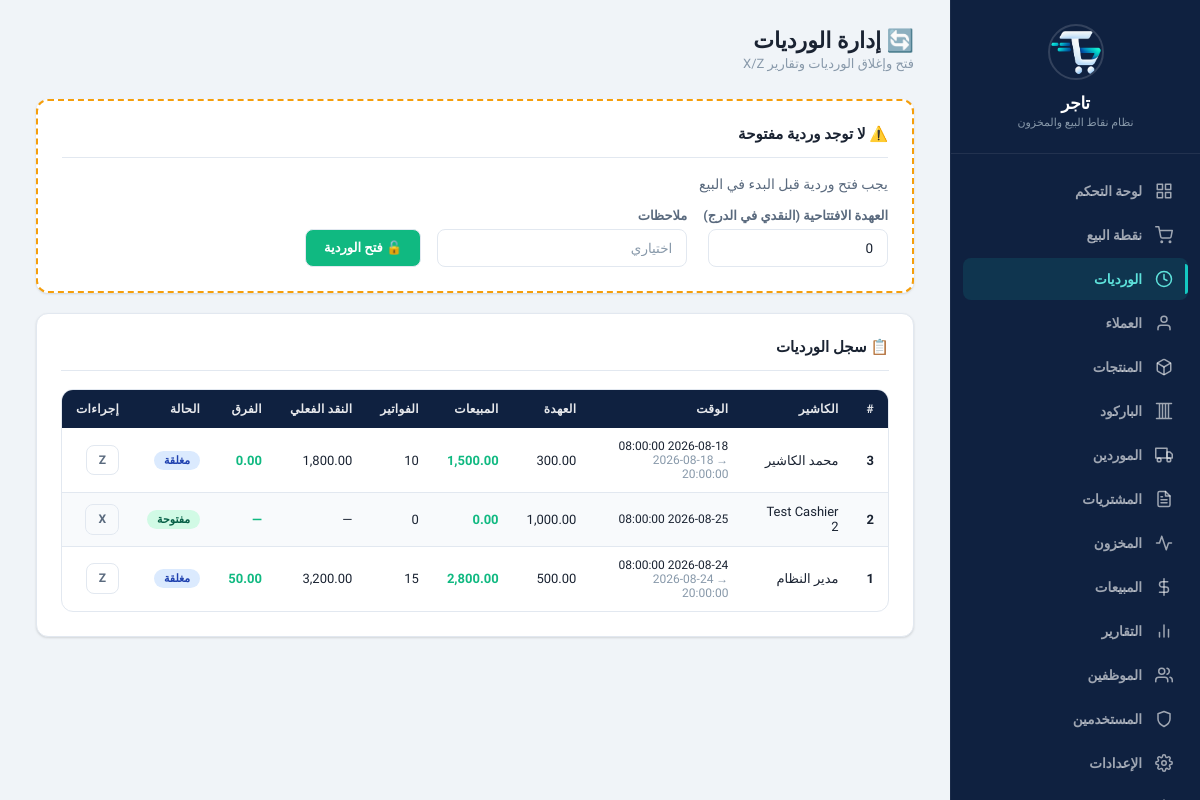
Screenshot of /?page=shifts (signed in) with the database file from the repository.
### tables this page shows
CREATE TABLE shifts (
    id INTEGER PRIMARY KEY AUTOINCREMENT,
    user_id INTEGER NOT NULL,
    opened_at TEXT NOT NULL DEFAULT (datetime('now', 'localtime')),
    closed_at TEXT DEFAULT NULL,
    opening_cash REAL NOT NULL DEFAULT 0,
    closing_cash REAL DEFAULT NULL,
    expected_cash REAL DEFAULT NULL,
    cash_difference REAL DEFAULT NULL,
    total_sales REAL DEFAULT 0,
    total_returns REAL DEFAULT 0,
    total_expenses REAL DEFAULT 0,
    total_cash_in REAL DEFAULT 0,
    total_cash_out REAL DEFAULT 0,
    sale_count INTEGER DEFAULT 0,
    status TEXT NOT NULL DEFAULT 'open' CHECK(status IN ('open', 'closed')),
    notes TEXT DEFAULT NULL,
    FOREIGN KEY (user_id) REFERENCES users(id) ON DELETE RESTRICT
);

CREATE TABLE users (
    id INTEGER PRIMARY KEY AUTOINCREMENT,
    username TEXT NOT NULL UNIQUE,
    password_hash TEXT NOT NULL,
    name TEXT NOT NULL,
    role TEXT NOT NULL DEFAULT 'cashier' CHECK(role IN ('admin', 'manager', 'cashier')),
    is_active INTEGER NOT NULL DEFAULT 1,
    created_at TEXT NOT NULL DEFAULT (datetime('now', 'localtime'))
);

### www/app/controllers/ShiftController.php (called while the page is built, shortened)
<?php
class ShiftController {
    private $shiftService;
    public function __construct() {
        $this->shiftService = new ShiftService();
    }
    public function index() {
        $currentShift = $this->shiftService->getCurrentShift();
        $shifts = $this->shiftService->getShifts(30);
        include APP_PATH . '/views/layout/header.php';
        include APP_PATH . '/views/shifts/index.php';
        include APP_PATH . '/views/layout/footer.php';
    }
}

### www/app/config/database.php (called while the page is built, shortened)
<?php
class Database {
    private static $instance = null;
    private $pdo;
    private function __construct() {
        $this->dbPath = __DIR__ . '/../../data/pos_system.db';
        try {
            $this->pdo = new PDO('sqlite:' . $this->dbPath);
            $this->pdo->setAttribute(PDO::ATTR_ERRMODE, PDO::ERRMODE_EXCEPTION);
            $this->pdo->setAttribute(PDO::ATTR_DEFAULT_FETCH_MODE, PDO::FETCH_ASSOC);
            $this->pdo->exec('PRAGMA journal_mode = WAL');
            $this->pdo->exec('PRAGMA foreign_keys = ON');
            $this->pdo->exec('PRAGMA busy_timeout = 5000');
            $this->pdo->exec('PRAGMA synchronous = NORMAL');
            $this->pdo->exec('PRAGMA cache_size = -8000');
            $this->pdo->exec('PRAGMA temp_store = MEMORY');
        } catch (PDOException $e) {
            die('Database connection failed: ' . $e->getMessage());
        }
    }
    public static function getInstance() {
        if (self::$instance === null) {
            self::$instance = new self();
        }
        return self::$instance;
    }
    public function getConnection() {
        return $this->pdo;
    }
    public function migrate() {
        $this->pdo->exec(
            "CREATE TABLE IF NOT EXISTS migrations (
                id INTEGER PRIMARY KEY AUTOINCREMENT,
                filename TEXT NOT NULL UNIQUE,
                applied_at TEXT NOT NULL DEFAULT (datetime('now', 'localtime'))
            )"
        );
    }
}

### www/app/services/ShiftService.php (called while the page is built, shortened)
<?php
class ShiftService {
    private $db;
    public function __construct() {
        $this->db = Database::getInstance()->getConnection();
    }
    public function getCurrentShift($userId = null) {
        if (!$userId && isset($_SESSION['user_id'])) {
            $userId = $_SESSION['user_id'];
        }
        $stmt = $this->db->prepare(
            "SELECT * FROM shifts WHERE user_id = ? AND status = 'open' ORDER BY id DESC LIMIT 1"
        );
        $stmt->execute([$userId]);
        return $stmt->fetch();
    }
    public function getShifts($limit = 50) {
        $stmt = $this->db->prepare(
            "SELECT s.*, u.name as user_name
             FROM shifts s
             LEFT JOIN users u ON s.user_id = u.id
             ORDER BY s.id DESC LIMIT ?"
        );
        $stmt->execute([$limit]);
        return $stmt->fetchAll();
    }
}

### www/app/views/shifts/index.php (the view, shortened to what this page needs)
<div class="page-header">
    <div>
        <h1>🔄 إدارة الورديات</h1>
        <p class="subtitle">فتح وإغلاق الورديات وتقارير X/Z</p>
    </div>
</div>
<?php if ($currentShift): ?>
<div class="card" style="border:2px solid var(--accent);">
    <div class="card-header">
        <h3>🟢 الوردية الحالية — #<?= $currentShift['id'] ?></h3>
        <div class="btn-group">
            <a href="?page=shifts&action=xreport&id=<?= $currentShift['id'] ?>" class="btn btn-sm btn-outline">📊 تقرير X</a>
            <button class="btn btn-sm btn-danger" onclick="document.getElementById('closeShiftModal').classList.add('active')">🔒 إغلاق الوردية</button>
        </div>
    </div>
    <div class="stats-grid">
        <div class="stat-card"><div class="stat-info"><h4><?= number_format($currentShift['opening_cash'], 2) ?></h4><p>العهدة الافتتاحية</p></div></div>
        <div class="stat-card"><div class="stat-info"><h4><?= $currentShift['opened_at'] ?></h4><p>وقت الفتح</p></div></div>
        <div class="stat-card"><div class="stat-info"><h4><?= $_SESSION['user_name'] ?? 'كاشير' ?></h4><p>الكاشير</p></div></div>
    </div>
</div>
<div class="modal-overlay" id="closeShiftModal">
    <div class="modal">
        <div class="modal-header">
            <h3>🔒 إغلاق الوردية #<?= $currentShift['id'] ?></h3>
            <button class="modal-close" onclick="document.getElementById('closeShiftModal').classList.remove('active')">&times;</button>
        </div>
        <form method="POST" action="?page=shifts&action=close">
            <input type="hidden" name="shift_id" value="<?= $currentShift['id'] ?>">
            <div class="modal-body">
                <div class="form-group">
                    <label>المبلغ النقدي في الدرج *</label>
                    <input type="number" name="closing_cash" class="form-control" step="0.01" min="0" required placeholder="0.00">
                    <small class="text-muted">عدّ النقدي الموجود في الدرج حالياً</small>
                </div>
                <div class="form-group">
                    <label>ملاحظات</label>
                    <textarea name="notes" class="form-control" rows="2" placeholder="اختياري"></textarea>
                </div>
            </div>
            <div class="modal-footer">
                <button type="button" class="btn btn-outline" onclick="document.getElementById('closeShiftModal').classList.remove('active')">إلغاء</button>
                <button type="submit" class="btn btn-danger" onclick="return confirm('هل أنت متأكد من إغلاق الوردية؟')">إغلاق الوردية</button>
            </div>
        </form>
    </div>
</div>
<?php else: ?>
<div class="card" style="border:2px dashed var(--warning);">
    <div class="card-header">
        <h3>⚠️ لا توجد وردية مفتوحة</h3>
    </div>
    <p style="margin-bottom:16px;color:var(--text-secondary);">يجب فتح وردية قبل البدء في البيع</p>
    <form method="POST" action="?page=shifts&action=open" style="display:flex;gap:16px;align-items:flex-end;flex-wrap:wrap;">
        <div class="form-group" style="margin:0;">
            <label>العهدة الافتتاحية (النقدي في الدرج)</label>
            <input type="number" name="opening_cash" class="form-control" step="0.01" min="0" value="0" style="width:180px;">
        </div>
        <div class="form-group" style="margin:0;">
            <label>ملاحظات</label>
            <input type="text" name="notes" class="form-control" placeholder="اختياري" style="width:250px;">
        </div>
        <button type="submit" class="btn btn-success">🔓 فتح الوردية</button>
    </form>
</div>
<?php endif; ?>
<div class="card">
    <div class="card-header">
        <h3>📋 سجل الورديات</h3>
    </div>
    <?php if (!empty($shifts)): ?>
    <div class="table-wrapper">
        <table>
            <thead>
                <tr>
                    <th>#</th>
                    <th>الكاشير</th>
                    <th>الوقت</th>
                    <th>العهدة</th>
                    <th>المبيعات</th>
                    <th>الفواتير</th>
                    <th>النقد الفعلي</th>
                    <th>الفرق</th>
                    <th>الحالة</th>
                    <th>إجراءات</th>
                </tr>
            </thead>
            <tbody>
                <?php foreach ($shifts as $s): ?>
                <tr>
                    <td class="fw-bold"><?= $s['id'] ?></td>
                    <td><?= htmlspecialchars($s['user_name'] ?? '—') ?></td>
                    <td class="fs-sm">
                        <?= $s['opened_at'] ?>
                        <?php if ($s['closed_at']): ?>
                        <br><span class="text-muted">→ <?= $s['closed_at'] ?></span>
                        <?php endif; ?>
                    </td>
                    <td><?= number_format($s['opening_cash'], 2) ?></td>
                    <td class="text-success fw-bold"><?= number_format($s['total_sales'], 2) ?></td>
                    <td><?= $s['sale_count'] ?></td>
                    <td><?= $s['closing_cash'] !== null ? number_format($s['closing_cash'], 2) : '—' ?></td>
                    <td class="<?= ($s['cash_difference'] ?? 0) >= 0 ? 'text-success' : 'text-danger' ?> fw-bold">
                        <?= $s['cash_difference'] !== null ? number_format($s['cash_difference'], 2) : '—' ?>
                    </td>
                    <td>
                        <?php if ($s['status'] === 'open'): ?>
                        <span class="badge badge-success">مفتوحة</span>
                        <?php else: ?>
                        <span class="badge badge-info">مغلقة</span>
                        <?php endif; ?>
                    </td>
                    <td>
                        <div class="btn-group">
                            <?php if ($s['status'] === 'open'): ?>
                            <a href="?page=shifts&action=xreport&id=<?= $s['id'] ?>" class="btn btn-sm btn-outline" title="تقرير X">X</a>
                            <?php else: ?>
                            <a href="?page=shifts&action=zreport&id=<?= $s['id'] ?>" class="btn btn-sm btn-outline" title="تقرير Z">Z</a>
                            <?php endif; ?>
                        </div>
                    </td>
                </tr>
                <?php endforeach; ?>
            </tbody>
        </table>
    </div>
    <?php else: ?>
    <div class="empty-state">
        <p>لا توجد ورديات بعد</p>
    </div>
    <?php endif; ?>
</div>

### rows the page displays
shifts: id "3", user.name "محمد الكاشير", opened_at "2026-08-18 08:00:00", closed_at "2026-08-18 20:00:00", opening_cash "300.00", total_sales "1,500.00", sale_count "10", closing_cash "1,800.00", cash_difference "0.00", status "مغلقة"
shifts: id "2", user.name "Test Cashier 2", opened_at "2026-08-25 08:00:00", opening_cash "1,000.00", total_sales "0.00", sale_count "0", status "مفتوحة"
shifts: id "1", user.name "مدير النظام", opened_at "2026-08-24 08:00:00", closed_at "2026-08-24 20:00:00", opening_cash "500.00", total_sales "2,800.00", sale_count "15", closing_cash "3,200.00", cash_difference "50.00", status "مغلقة"
